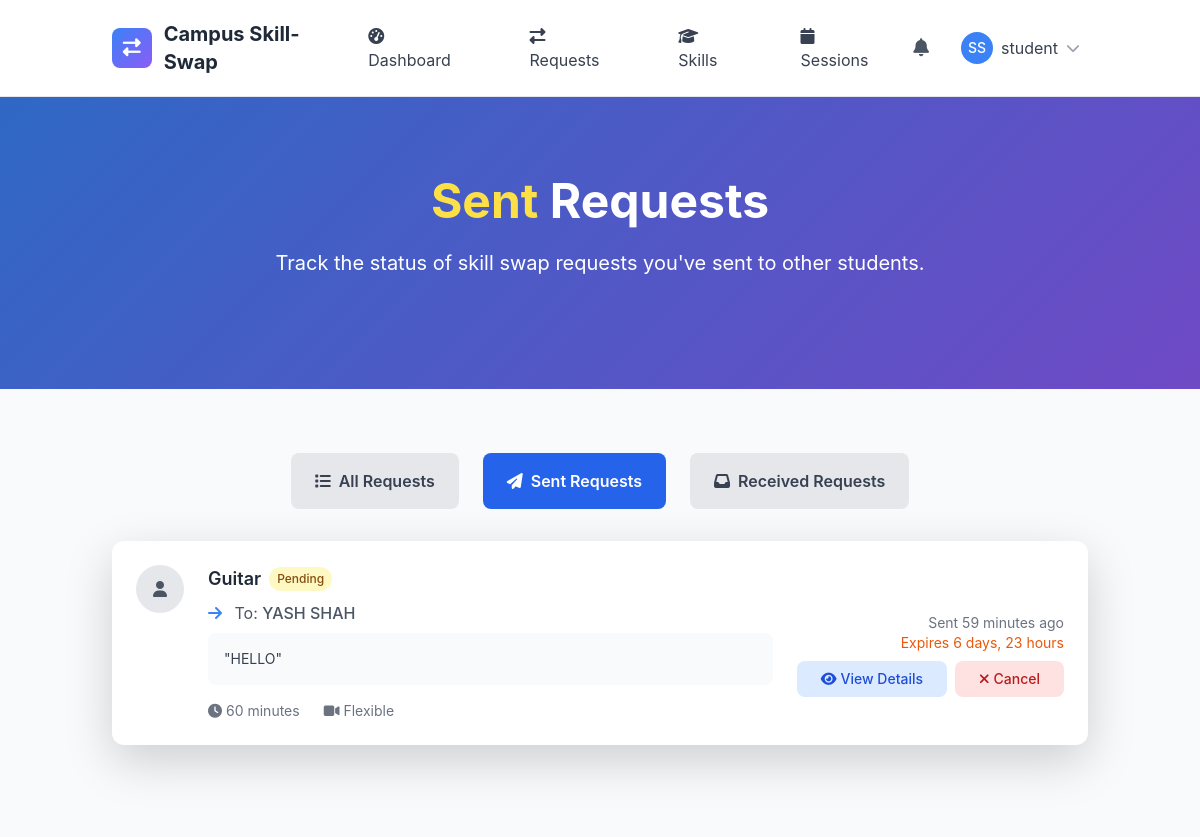
Page /sessions/requests/sent/ (signed in) on the committed database.
### skill_sessions/models.py (models this page shows, shortened)
class SkillSwapRequest(models.Model):
    STATUS_CHOICES = [
        ('pending', 'Pending'),
        ('accepted', 'Accepted'),
        ('declined', 'Declined'),
        ('cancelled', 'Cancelled'),
        ('expired', 'Expired'),
    ]
    requester = models.ForeignKey(User, on_delete=models.CASCADE, related_name='sent_requests')
    recipient = models.ForeignKey(User, on_delete=models.CASCADE, related_name='received_requests')
    offered_skill = models.ForeignKey(OfferedSkill, on_delete=models.CASCADE, related_name='swap_requests')
    desired_skill = models.ForeignKey(DesiredSkill, on_delete=models.CASCADE, related_name='swap_requests', null=True, blank=True)
    status = models.CharField(max_length=20, choices=STATUS_CHOICES, default='pending')
    message = models.TextField(blank=True, help_text="Personal message from the requester")
    proposed_duration = models.PositiveIntegerField(default=60, help_text="Proposed session duration in minutes")
    proposed_format = models.CharField(max_length=20, choices=[
        ('online', 'Online'),
        ('in_person', 'In-Person'),
        ('flexible', 'Flexible'),
    ], default='flexible')
    proposed_location = models.CharField(max_length=200, blank=True, help_text="For in-person sessions")
    created_at = models.DateTimeField(auto_now_add=True)
    updated_at = models.DateTimeField(auto_now=True)
    expires_at = models.DateTimeField()
    responded_at = models.DateTimeField(null=True, blank=True)
    response_message = models.TextField(blank=True)
    class Meta:
        ordering = ['-created_at']
        db_table = 'swaprequest'

### skills/models.py (models this page shows, shortened)
class OfferedSkill(models.Model):
    PROFICIENCY_LEVELS = [
        ('beginner', 'Beginner'),
        ('intermediate', 'Intermediate'),
        ('advanced', 'Advanced'),
        ('expert', 'Expert'),
    ]
    user = models.ForeignKey(User, on_delete=models.CASCADE, related_name='offered_skills')
    skill = models.ForeignKey(Skill, on_delete=models.CASCADE, related_name='offered_by_users')
    proficiency_level = models.CharField(max_length=20, choices=PROFICIENCY_LEVELS)
    description = models.TextField(blank=True, help_text="Describe your experience with this skill")
    years_of_experience = models.PositiveIntegerField(default=0)
    is_active = models.BooleanField(default=True)
    teaching_preference = models.CharField(max_length=20, choices=[
        ('online', 'Online Only'),
        ('in_person', 'In-Person Only'),
        ('both', 'Both Online and In-Person'),
    ], default='both')
    max_students_per_session = models.PositiveIntegerField(default=1)
    created_at = models.DateTimeField(auto_now_add=True)
    updated_at = models.DateTimeField(auto_now=True)
    total_sessions = models.PositiveIntegerField(default=0)
    average_rating = models.FloatField(default=0.0)
    class Meta:
        ordering = ['-created_at']
        unique_together = ['user', 'skill']
        db_table = 'offeredskill'

class Skill(models.Model):
    name = models.CharField(max_length=100)
    category = models.ForeignKey(SkillCategory, on_delete=models.CASCADE, related_name='skills')
    description = models.TextField(blank=True)
    is_popular = models.BooleanField(default=False)
    created_at = models.DateTimeField(auto_now_add=True)
    updated_at = models.DateTimeField(auto_now=True)
    class Meta:
        ordering = ['category__name', 'name']
        unique_together = ['name', 'category']

### skill_sessions/views.py (the view)
# urls.py: path('requests/sent/', views.SentRequestListView.as_view(), name='sent_requests'),
class SentRequestListView(LoginRequiredMixin, ListView):
    model = SkillSwapRequest
    template_name = 'skill_sessions/sent_requests.html'
    context_object_name = 'requests'
    def get_queryset(self):
        return SkillSwapRequest.objects.filter(
            requester=self.request.user
        ).select_related('recipient', 'offered_skill')

### templates/skill_sessions/sent_requests.html (shortened to what this page needs)
{% extends 'base.html' %}
{% load static %}
{% block content %}
<section class="gradient-bg relative overflow-hidden">
    <div class="absolute inset-0 bg-black opacity-20"></div>
    <div class="relative container mx-auto px-4 py-20">
        <div class="text-center text-white">
            <h1 class="text-4xl lg:text-5xl font-bold mb-6 leading-tight">
                <span class="text-yellow-300">Sent</span> Requests
            </h1>
            <p class="text-lg lg:text-xl mb-8 max-w-3xl mx-auto">
                Track the status of skill swap requests you've sent to other students.
            </p>
        </div>
    </div>
</section>
<section class="py-16 bg-gray-50">
    <div class="container mx-auto px-4">
        <div class="mb-8">
            <div class="flex flex-wrap gap-4 justify-center">
                <a href="{% url 'skill_sessions:request_list' %}"
                   class="px-6 py-3 bg-gray-200 text-gray-700 rounded-lg font-semibold hover:bg-gray-300 transition-colors">
                    <i class="fas fa-list mr-2"></i>All Requests
                </a>
                <a href="{% url 'skill_sessions:sent_requests' %}"
                   class="px-6 py-3 bg-blue-600 text-white rounded-lg font-semibold hover:bg-blue-700 transition-colors">
                    <i class="fas fa-paper-plane mr-2"></i>Sent Requests
                </a>
                <a href="{% url 'skill_sessions:received_requests' %}"
                   class="px-6 py-3 bg-gray-200 text-gray-700 rounded-lg font-semibold hover:bg-gray-300 transition-colors">
                    <i class="fas fa-inbox mr-2"></i>Received Requests
                </a>
            </div>
        </div>
        {% if requests %}
            <div class="space-y-6">
                {% for request in requests %}
                    <div class="bg-white rounded-xl shadow-lg p-6 hover:shadow-xl transition-shadow">
                        <div class="flex flex-col lg:flex-row lg:items-center lg:justify-between">
                            <div class="flex-1">
                                <div class="flex items-start gap-4">
                                    <div class="w-12 h-12 bg-gray-200 rounded-full flex items-center justify-center">
                                        {% if request.recipient.profile.profile_picture %}
                                            <img src="{{ request.recipient.profile.profile_picture.url }}"
                                                 alt="{{ request.recipient.username }}"
                                                 class="w-12 h-12 rounded-full object-cover">
                                        {% else %}
                                            <i class="fas fa-user text-gray-600"></i>
                                        {% endif %}
                                    </div>
                                    <div class="flex-1">
                                        <div class="flex items-center gap-2 mb-2">
                                            <h3 class="text-lg font-semibold text-gray-800">
                                                {{ request.offered_skill.skill.name }}
                                            </h3>
                                            <span class="px-2 py-1 text-xs font-medium rounded-full
                                                {% if request.status == 'pending' %}bg-yellow-100 text-yellow-800
                                                {% elif request.status == 'accepted' %}bg-green-100 text-green-800
                                                {% elif request.status == 'declined' %}bg-red-100 text-red-800
                                                {% else %}bg-gray-100 text-gray-800{% endif %}">
                                                {{ request.get_status_display }}
                                            </span>
                                        </div>
                                        <p class="text-gray-600 mb-2">
                                            <i class="fas fa-arrow-right text-blue-500 mr-2"></i>
                                            To: <span class="font-medium">{{ request.recipient.get_full_name|default:request.recipient.username }}</span>
                                        </p>
                                        {% if request.message %}
                                            <p class="text-gray-700 text-sm bg-gray-50 p-3 rounded-lg mb-3">
                                                "{{ request.message }}"
                                            </p>
                                        {% endif %}
                                        <div class="flex flex-wrap gap-4 text-sm text-gray-500">
                                            <span><i class="fas fa-clock mr-1"></i>{{ request.proposed_duration }} minutes</span>
                                            <span><i class="fas fa-{{ request.proposed_format|yesno:'video,map-marker' }} mr-1"></i>{{ request.get_proposed_format_display }}</span>
                                        </div>
                                    </div>
                                </div>
                            </div>
                            <div class="mt-4 lg:mt-0 lg:ml-6 flex flex-col items-end gap-2">
                                <div class="text-sm text-gray-500 text-right">
                                    <div>Sent {{ request.created_at|timesince }} ago</div>
                                    {% if request.responded_at %}
                                        <div class="text-blue-600">
                                            Responded {{ request.responded_at|timesince }} ago
                                        </div>
                                    {% elif request.expires_at %}
                                        <div class="text-orange-600">
                                            Expires {{ request.expires_at|timeuntil }}
                                        </div>
                                    {% endif %}
                                </div>
                                <div class="flex gap-2">
                                    <a href="{% url 'skill_sessions:request_detail' request.pk %}"
                                       class="px-4 py-2 bg-blue-100 text-blue-700 rounded-lg text-sm font-medium hover:bg-blue-200 transition-colors">
                                        <i class="fas fa-eye mr-1"></i>View Details
                                    </a>
                                    {% if request.status == 'pending' %}
                                        <a href="{% url 'skill_sessions:request_cancel' request.pk %}"
                                           class="px-4 py-2 bg-red-100 text-red-700 rounded-lg text-sm font-medium hover:bg-red-200 transition-colors"
                                           onclick="return confirm('Are you sure you want to cancel this request?')">
                                            <i class="fas fa-times mr-1"></i>Cancel
                                        </a>
                                    {% endif %}
                                </div>
                            </div>
                        </div>
                    </div>
                {% endfor %}
            </div>
        {% endif %}
    </div>
</section>
{% endblock %}

### templates/base.html (shortened to what this page needs)
{% load static %}
<!DOCTYPE html>
<html lang="en" class="h-full">
<head>
    <script src="https://cdn.tailwindcss.com"></script>
    <link href="https://cdn.jsdelivr.net/npm/bootstrap@5.3.2/dist/css/bootstrap.min.css" rel="stylesheet">
    <link rel="stylesheet" href="https://cdnjs.cloudflare.com/ajax/libs/font-awesome/6.5.1/css/all.min.css">
</head>
<body class="bg-gray-50 h-full">
    <nav class="bg-white shadow-lg border-b">
        <div class="container mx-auto px-4">
            <div class="flex justify-between items-center py-3">
                <div class="flex items-center space-x-3">
                    <div class="w-10 h-10 gradient-bg rounded-lg flex items-center justify-center">
                        <i class="fas fa-exchange-alt text-white text-lg"></i>
                    </div>
                    <a href="{% url 'core:home' %}" class="text-xl font-bold text-gray-800 hover:text-blue-600 transition-colors">
                        Campus Skill-Swap
                    </a>
                </div>
                <div class="hidden md:flex items-center space-x-6">
                    {% if user.is_authenticated %}
                        <a href="{% url 'core:dashboard' %}" class="nav-link px-3 py-2 text-gray-700 hover:text-blue-600 transition-colors">
                            <i class="fas fa-tachometer-alt mr-2"></i>Dashboard
                        </a>
                        <a href="{% url 'core:requests' %}" class="nav-link px-3 py-2 text-gray-700 hover:text-blue-600 transition-colors">
                            <i class="fas fa-exchange-alt mr-2"></i>Requests
                        </a>
                        <a href="{% url 'skills:skill_list' %}" class="nav-link px-3 py-2 text-gray-700 hover:text-blue-600 transition-colors">
                            <i class="fas fa-graduation-cap mr-2"></i>Skills
                        </a>
                        <a href="{% url 'skill_sessions:session_management' %}" class="nav-link px-3 py-2 text-gray-700 hover:text-blue-600 transition-colors">
                            <i class="fas fa-calendar mr-2"></i>Sessions
                        </a>
                    {% endif %}
                </div>
                <div class="flex items-center space-x-4">
                    {% if user.is_authenticated %}
                        <div class="relative">
                            <button id="notificationBtn" class="relative p-2 text-gray-600 hover:text-blue-600 transition-colors">
                                <i class="fas fa-bell text-lg"></i>
                            </button>
                        </div>
                        <div class="relative">
                            <button id="userMenuBtn" class="flex items-center space-x-2 p-2 rounded-lg hover:bg-gray-100 transition-colors">
                                {% if user.profile.profile_picture %}
                                    <img src="{{ user.profile.profile_picture.url }}" alt="Profile" class="w-8 h-8 rounded-full">
                                {% else %}
                                    <div class="w-8 h-8 bg-blue-500 rounded-full flex items-center justify-center">
                                        <span class="text-white text-sm font-medium">{{ user.first_name|first|upper }}{{ user.last_name|first|upper }}</span>
                                    </div>
                                {% endif %}
                                <span class="hidden md:block text-gray-700">{{ user.username}}</span>
                                <i class="fas fa-chevron-down text-gray-400 text-sm"></i>
                            </button>
                        </div>
                    {% endif %}
                </div>
            </div>
        </div>
    </nav>
    <main class="min-h-screen">
        {% block content %}{% endblock %}
    </main>
</body>
</html>

### templates/base.html (style rules this page uses)
:root { --primary-color: #3B82F6; --secondary-color: #10B981; --accent-color: #8B5CF6; --warning-color: #F59E0B; --danger-color: #EF4444; }
body { font-family: 'Inter', -apple-system, BlinkMacSystemFont, sans-serif; }
.gradient-bg { background: linear-gradient(135deg, var(--primary-color) 0%, var(--accent-color) 100%); }

### rows in the picture
SkillSwapRequest: offered_skill.skill.name "Guitar", status "Pending", recipient.get_full_name "YASH SHAH", message "HELLO", proposed_duration "60", proposed_format "Flexible", created_at "59 minutes", expires_at "6 days, 23 hours", shows "Cancel"

### other values in the picture
{{ user.first_name|first|upper }} "S"
{{ user.last_name|first|upper }} "S"
{{ user.username }} "student"
